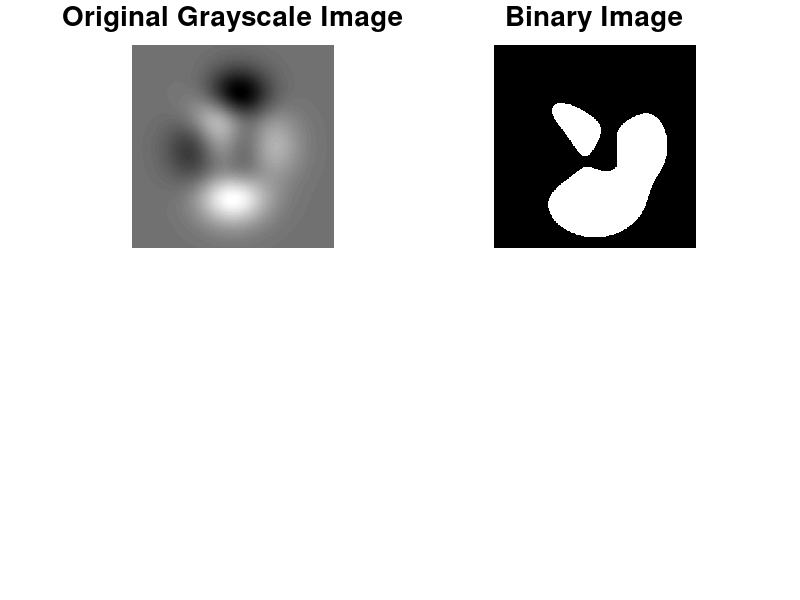

Here is the MATLAB script that generated this plot: (Note: this script raises an error after producing the figure.)
% computes the convex hull of a group of blobs, and specifies a point outside that convex hull.
% Then finds the pixel on the convex hull closest to that external point,
% computes the distance between them and draws a line between them.
clc;    % Clear the command window.
workspace;  % Make sure the workspace panel is showing.
close all;
clear all;
format long g;
format compact;
fontSize = 20;

grayImage = peaks(300);
% Display the original gray scale image.
subplot(2, 2, 1);
imshow(grayImage, []);
title('Original Grayscale Image', 'FontSize', fontSize);
% Enlarge figure to full screen.
set(gcf, 'units','normalized','outerposition',[0 0 1 1]);
% Give a name to the title bar.
set(gcf,'name','Demo by ImageAnalyst','numbertitle','off') 

binaryImage = grayImage > 0.95;
% Display the image.
subplot(2, 2, 2);
imshow(binaryImage, []);
title('Binary Image', 'FontSize', fontSize);

% Compute the convex hull of the group of 2 blobs:
chImage = bwconvhull(binaryImage);
% Display the image.
subplot(2, 2, 3);
imshow(chImage, []);
axis on;
title('Convex Hull Image', 'FontSize', fontSize);

% Mark a point outside the convex hull
yRow = 50;
xCol = 150;
hold on;
plot(xCol, yRow,'r+', 'MarkerSize', 15, 'LineWidth', 2);

% Calculate the distance transform
[edtImage, indexImage] = bwdist(chImage);
% Display the image.
subplot(2, 2, 4);
imshow(edtImage, []);
axis on;
title('Euclidean Distance Transform', 'FontSize', fontSize);

% Find the distance from (150,50) to the point nearest to it on the convex hull
theDistance = edtImage(yRow, xCol)

% Plot the line from the point to the point on the boundary
[row, col] = ind2sub(size(grayImage), indexImage(yRow, xCol));
hold on;
line([xCol, col], [yRow, row], 'Color', 'r', 'LineWidth', 2);
plot(xCol, yRow,'r+', 'MarkerSize', 15, 'LineWidth', 2);
% Get the boundary
boundaries = bwboundaries(chImage);
xb = boundaries{1}(:, 2);
yb = boundaries{1}(:, 1);
plot(xb, yb, 'g-');

% Tell user the results.
message = sprintf('The distance = %.3f pixels.', theDistance);
uiwait(helpdlg(message));

stats = regionprops(chImage,"MajorAxisLength", "MinorAxisLength", "EquivDiameter");